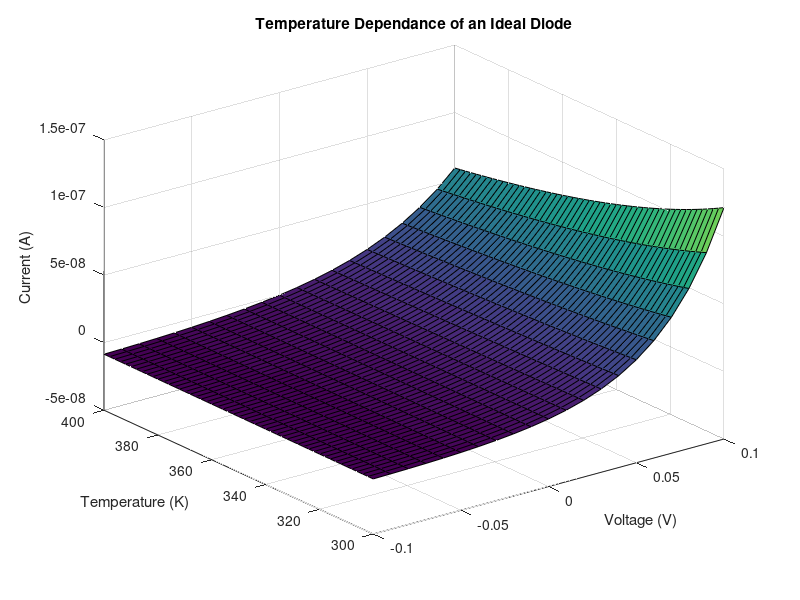

Here is the MATLAB script that generated this plot:
function diodes_Bernstein()

load('DiodeData.mat')

clear yi

choice=menu('What would you like to explore?','Temperature Dependance','Changing Parameters','Interpolation of Data');

if choice==1 %%Temp Dependance
    
    volt=[-.1:0.01:0.1]; %%Set Voltage range
    temp=[300:2:400]; %Set Temp range and density
    Vtherm=temp/11586;
    ideal=1.5; %Set ideality Factor
    sat=1e-8; %Set Saturation Current
    
    %Calculates I-V curve at each temperature
    for i=1:length(Vtherm)
        curr(i,:)=sat*(exp((volt/(ideal*Vtherm(i))))-1);
    end
    
    %Creates a suraces plot of the variables
    surf(volt,temp,curr)
    xlabel('Voltage (V)'), ylabel('Temperature (K)'), zlabel('Current (A)')
    title('Temperature Dependance of an Ideal Diode')
    
elseif choice==2
    
    run("diode_exported_Bernstein"); %Code for GUI and plots
    
else
    
    
    choice2=menu('Which Diode?','Diode X','Diode Y','Diode Z','All Three');
        
    if choice2==1
        
        for i=1:length(VoltX)-3
            xin=[VoltX(i),VoltX(i+1),VoltX(i+2)];
            yin=[CurrX(i),CurrX(i+1),CurrX(i+2)];
            yi(i)=intrpf(VoltX(i),xin,yin);
        end
       
        for i=length(VoltX)-3:length(VoltX)
            yi(i)=CurrX(i);
        end
        plot(VoltX,CurrX,'x',VoltX,yi,'red')
        title('Interpolation of I-V curve for one diode')
        xlabel('Voltage (V)'), ylabel('Current (A)')
        
        
    elseif choice2==2
        
        for i=1:length(VoltY)-3
            xin=[VoltY(i),VoltY(i+1),VoltY(i+2)];
            yin=[CurrY(i),CurrY(i+1),CurrY(i+2)];
            yi(i)=intrpf(VoltY(i),xin,yin);
        end
        
        for i=length(VoltY)-3:length(VoltY)
            yi(i)=CurrY(i);
        end
        plot(VoltY,CurrY,'o',VoltY,yi,'red')
        title('Interpolation of I-V curve for one diode')
        xlabel('Voltage (V)'), ylabel('Current (A)')
    elseif choice2==3
        
        for i=1:length(VoltZ)-3
            xin=[VoltZ(i),VoltZ(i+1),VoltZ(i+2)];
            yin=[CurrZ(i),CurrZ(i+1),CurrZ(i+2)];
            yi(i)=intrpf(VoltZ(i),xin,yin);
        end
        for i=length(VoltZ)-3:length(VoltZ)
            yi(i)=CurrZ(i);
        end
        plot(VoltZ,CurrZ,'square',VoltZ,yi,'red')
        title('Interpolation of I-V curve for one diode')
        xlabel('Voltage (V)'), ylabel('Current (A)')
    else
        
        for i=1:length(VoltX)-3
            xin=[VoltX(i),VoltX(i+1),VoltX(i+2)];
            yin=[CurrX(i),CurrX(i+1),CurrX(i+2)];
            yi1(i)=intrpf(VoltX(i),xin,yin);
        end
       
        for i=length(VoltX)-3:length(VoltX)
            yi1(i)=CurrX(i);
        end
        
        for i=1:length(VoltY)-3
            xin=[VoltY(i),VoltY(i+1),VoltY(i+2)];
            yin=[CurrY(i),CurrY(i+1),CurrY(i+2)];
            yi2(i)=intrpf(VoltY(i),xin,yin);
        end
        
        for i=length(VoltY)-3:length(VoltY)
            yi2(i)=CurrY(i);
        end
        
        for i=1:length(VoltZ)-3
            xin=[VoltZ(i),VoltZ(i+1),VoltZ(i+2)];
            yin=[CurrZ(i),CurrZ(i+1),CurrZ(i+2)];
            yi3(i)=intrpf(VoltZ(i),xin,yin);
        end
        for i=length(VoltZ)-3:length(VoltZ)
            yi3(i)=CurrZ(i);
        end
        
        plot(VoltX,CurrX,'x',VoltX,yi1,'red',VoltY,CurrY,'o',VoltY,yi2,'red',VoltZ,CurrZ,'square',VoltZ,yi3,'red')
        title('Interpolation of I-V curve for three diodes')
        xlabel('Voltage (V)'), ylabel('Current (A)')
    end
    
    
end

end
